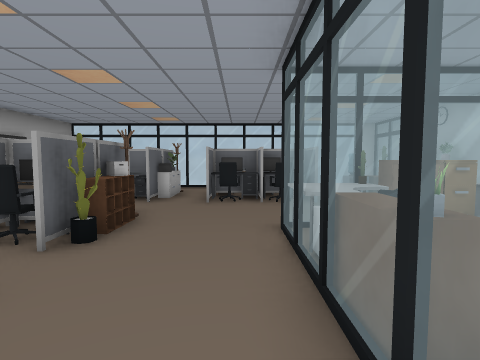
View 1 (above)

23 first-person views from a walk through a scene from a Unity 3-D project. The camera is 1.2 m above the floor, tilts 4° down and sees 80° across. The floor is counted in squares, 1 m on a side. Each view is taken from the middle of a square. On the plan, view 1 faces up. The plan holds only what a view shows up to about 13 squares ahead; the rest is blank. The player character is not drawn. Door leaves are left out, so doorways stand open.

View 2
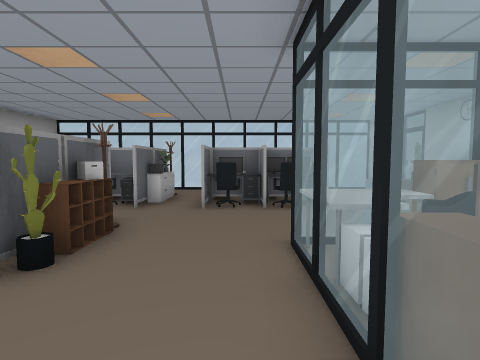

View 3
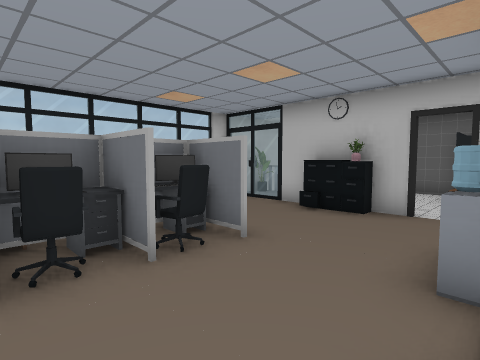

View 4
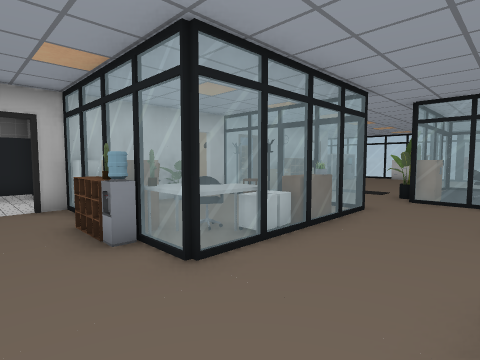

View 5
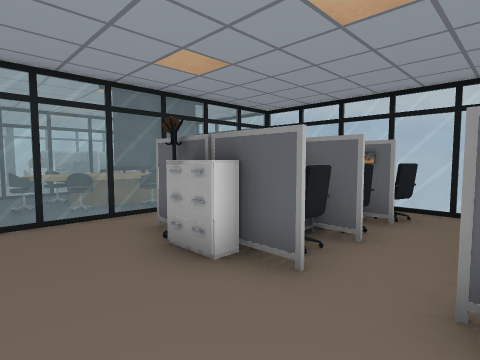

View 6
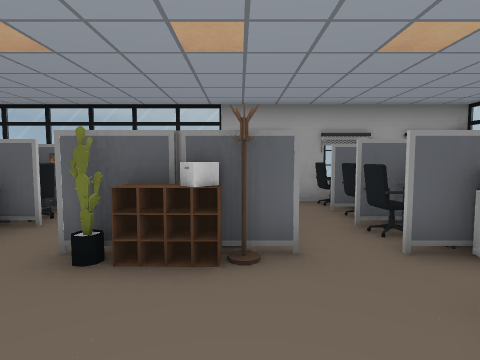

View 7
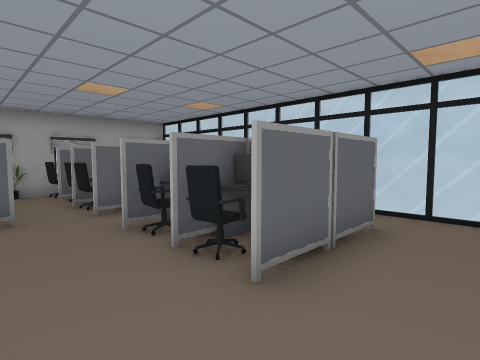

View 8
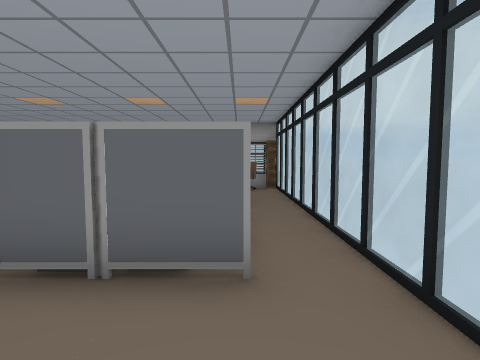

View 9
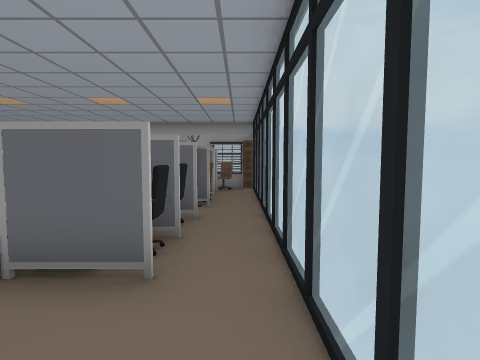

View 10
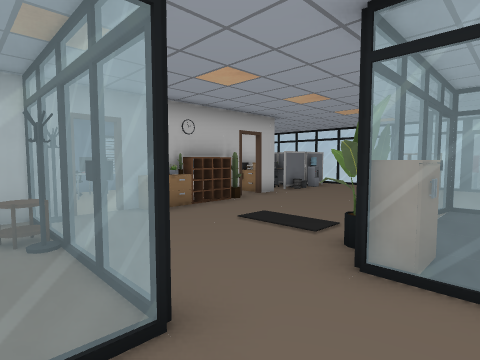

View 11
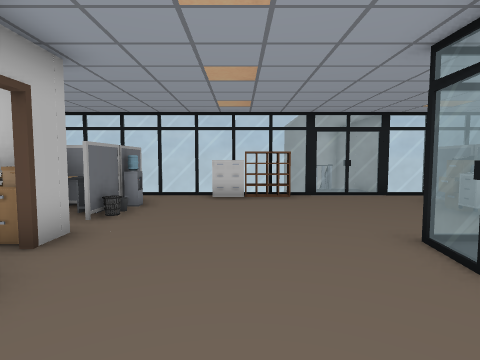

View 12
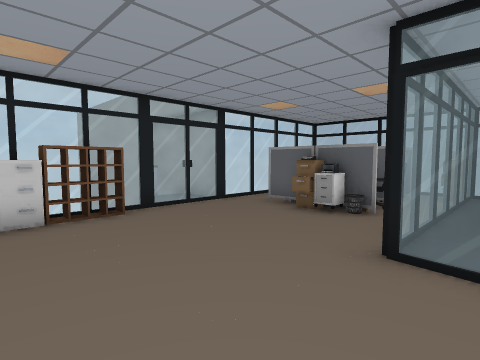

View 13
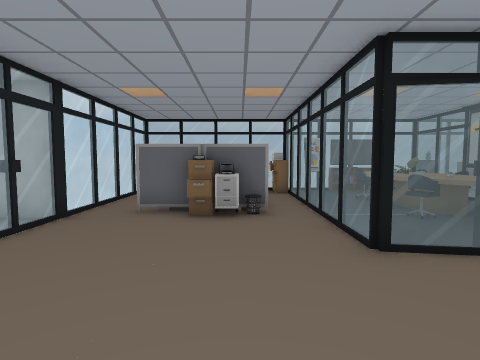

View 14
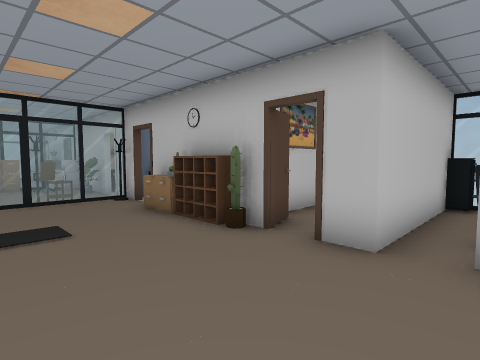

View 15
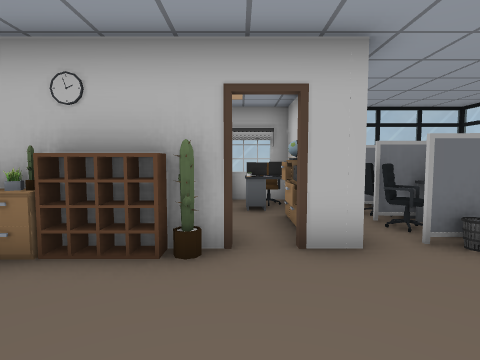

View 16
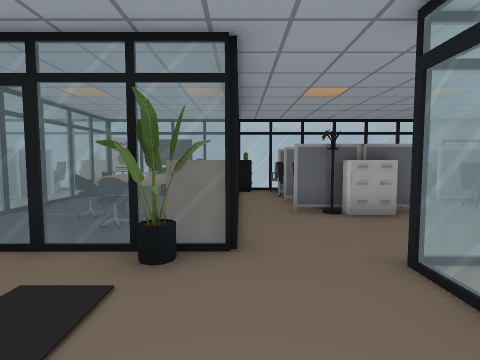

View 17
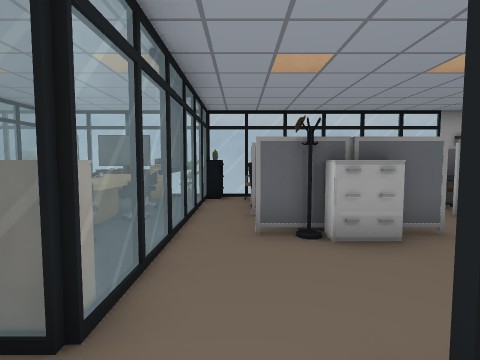

View 18
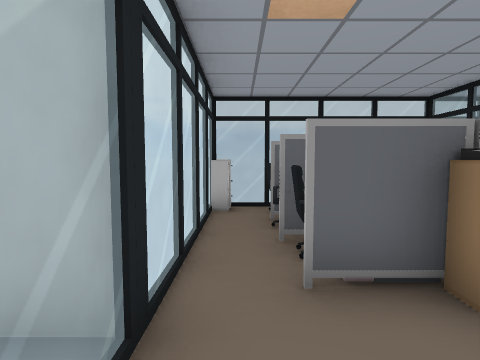

View 19
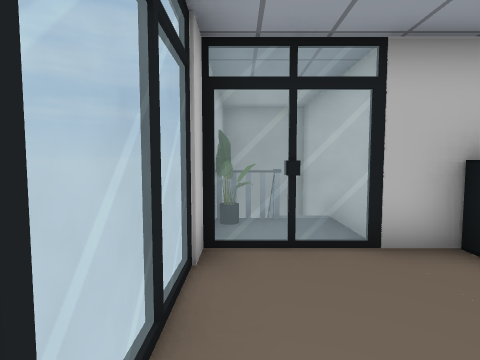

View 20
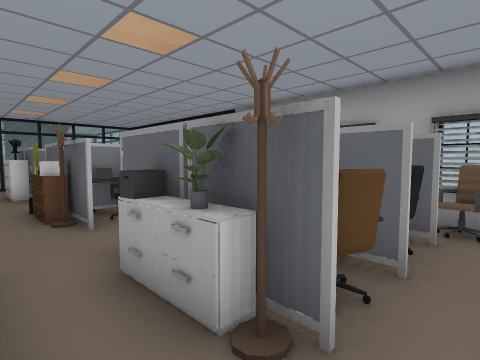

View 21
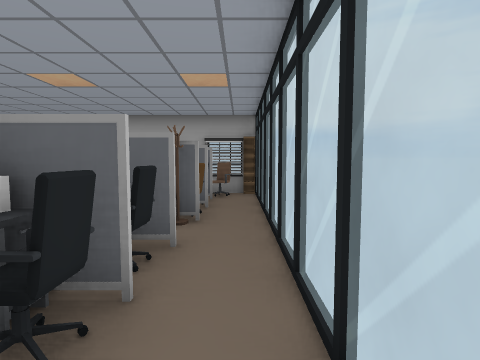

View 22
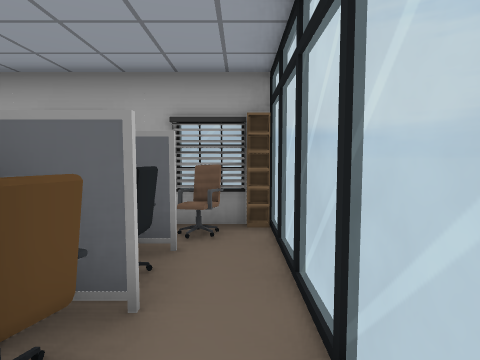

View 23
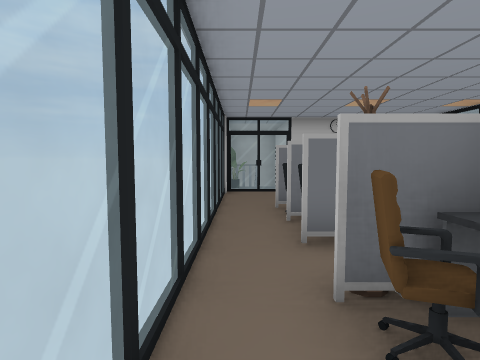

### Floor plan
Key: @ floor where view 1 was taken; # wall or solid block; x gap in a wall; . floor; D open door; = window, fence, low wall or low ledge; R rack; P plant; C curtain; A drawers; S shelf; E desk; T TV; H chair; B vase; W water cooler; I printer; K bookshelf; O other object.
Columns run from 8 left of view 1 to 8 right of it. Each row starts with its distance up from view 1.
 13  #============###
 12  #K...........=P=
 11 ##OHHHROHHO...=.=
 10  #  EEP OSE...###
  9  C   ASEOTT..OO
  8  HHHHH.HHHO..OB
  7  #. OO........#.
  6     OOR...PP..D.
  5    E  S..=WSOEO
  4    HHHP..EHOHHOO
  3 #=.......AA..P#
  2   HHHH..PS...P
  1       O..=..O.D
  0  #O   R.@===R=O
 -1  ##O. ........D
 -2  O==OO===.....x.O
 -3  P.HHOH.OP...OP
 -4  OOOOOOH=.....S
 -5  T HOOHO=....P
 -6  O......=.....##
 -7  #=======.....# O
 -8  OOOHH........###
 -9  O   OAI......EHH
-10       O......O
-11  O OHH........W
-12  O........SSO.O
-13  #====#===##===
-14       #.O#
-15       #==#

Where each view was taken, in squares from view 1:
view 1: 0 up, 0 right, facing up
view 2: 1 up, 0 right, facing up
view 3: 5 up, 1 left, facing up-right
view 4: 7 up, 2 left, facing down-right
view 5: 4 up, 0 right, facing down-left
view 6: 6 up, 1 right, facing left
view 7: 6 up, 4 right, facing up-left
view 8: 11 up, 5 right, facing left
view 9: 12 up, 5 right, facing left
view 10: 1 up, 1 left, facing down-right
view 11: 3 down, 3 right, facing down
view 12: 6 down, 4 right, facing down-left
view 13: 9 down, 4 right, facing left
view 14: 9 down, 2 right, facing up-right
view 15: 6 down, 2 right, facing right
view 16: 2 down, 4 right, facing left
view 17: 1 down, 2 right, facing left
view 18: 12 down, 0 right, facing left
view 19: 12 up, 2 right, facing right
view 20: 12 up, 1 left, facing down-left
view 21: 12 up, 3 right, facing left
view 22: 12 up, 2 left, facing left
view 23: 12 up, 5 left, facing right
